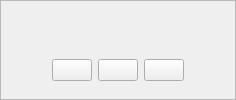
<?xml version="1.0" encoding="UTF-8"?>
<ui version="4.0">
 <class>MediaPlaybackFrame</class>
	<widget class="QFrame" name="MediaPlaybackFrame">
		<property name="sizePolicy">
		<sizepolicy hsizetype="Preferred" vsizetype="Preferred">
		<horstretch>0</horstretch>
		<verstretch>0</verstretch>
		</sizepolicy>
		</property>
		<property name="frameShape">
		<enum>QFrame::Shape::StyledPanel</enum>
		</property>
		<property name="frameShadow">
		<enum>QFrame::Shadow::Raised</enum>
		</property>
		<layout class="QGridLayout" name="gridLayout_4">
		<item row="2" column="0">
		<layout class="QHBoxLayout" name="_mediaControlsHlayout">
		<item>
				<spacer name="_hspacer2">
				<property name="orientation">
				<enum>Qt::Orientation::Horizontal</enum>
				</property>
				<property name="sizeHint" stdset="0">
				<size>
				<width>40</width>
				<height>20</height>
				</size>
				</property>
				</spacer>
		</item>
		<item>
				<widget class="QPushButton" name="_playBtn">
				<property name="toolTip">
				<string>Play the media</string>
				</property>
				<property name="text">
				<string/>
				</property>
				<property name="icon">
				<iconset resource="UI.qrc">
				<normaloff>:/Play.png</normaloff>:/Play.png</iconset>
				</property>
				</widget>
		</item>
		<item>
				<widget class="QPushButton" name="_stopBtn">
				<property name="toolTip">
				<string>Stop the media</string>
				</property>
				<property name="text">
				<string/>
				</property>
				<property name="icon">
				<iconset resource="UI.qrc">
				<normaloff>:/Stop.png</normaloff>:/Stop.png</iconset>
				</property>
				</widget>
		</item>
		<item>
				<widget class="QPushButton" name="_rewindBtn">
				<property name="toolTip">
				<string>Rewind the media</string>
				</property>
				<property name="text">
				<string/>
				</property>
				<property name="icon">
				<iconset resource="UI.qrc">
				<normaloff>:/Rewind.png</normaloff>:/Rewind.png</iconset>
				</property>
				</widget>
		</item>
		<item>
				<spacer name="_hspacer1">
				<property name="orientation">
				<enum>Qt::Orientation::Horizontal</enum>
				</property>
				<property name="sizeHint" stdset="0">
				<size>
				<width>40</width>
				<height>20</height>
				</size>
				</property>
				</spacer>
		</item>
		</layout>
		</item>
		<item row="0" column="0">
		<layout class="QHBoxLayout" name="_mediaHLayout">
		<property name="sizeConstraint">
			<enum>QLayout::SizeConstraint::SetDefaultConstraint</enum>
		</property>
		</layout>
		</item>
		<item row="1" column="0">
		<spacer name="_vSpacer">
		<property name="orientation">
				<enum>Qt::Orientation::Vertical</enum>
		</property>
		<property name="sizeType">
				<enum>QSizePolicy::Policy::Minimum</enum>
		</property>
		<property name="sizeHint" stdset="0">
				<size>
				<width>20</width>
				<height>40</height>
				</size>
		</property>
		</spacer>
		</item>
		</layout>
	</widget>
 <resources/>
 <connections/>
</ui>
